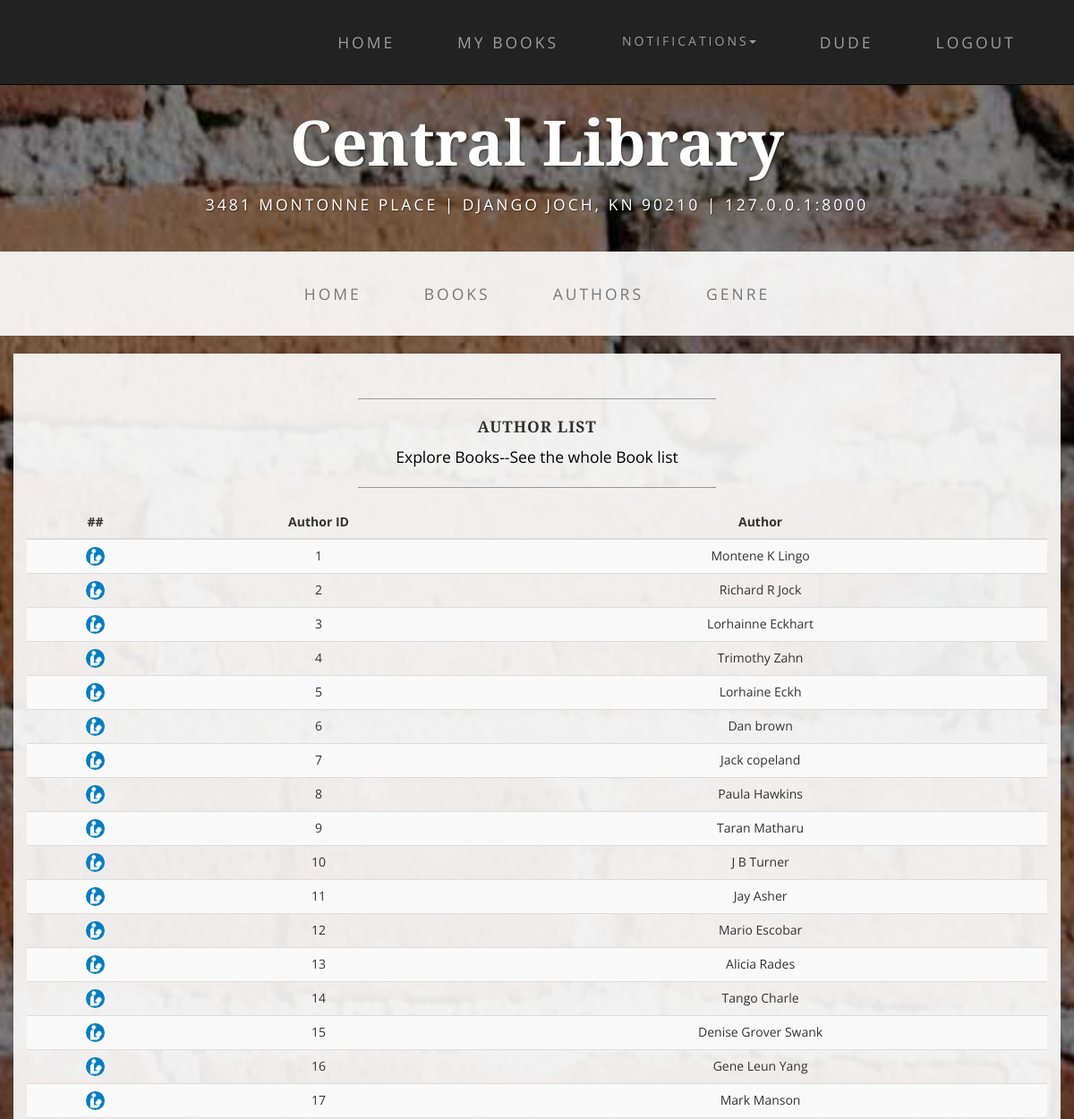
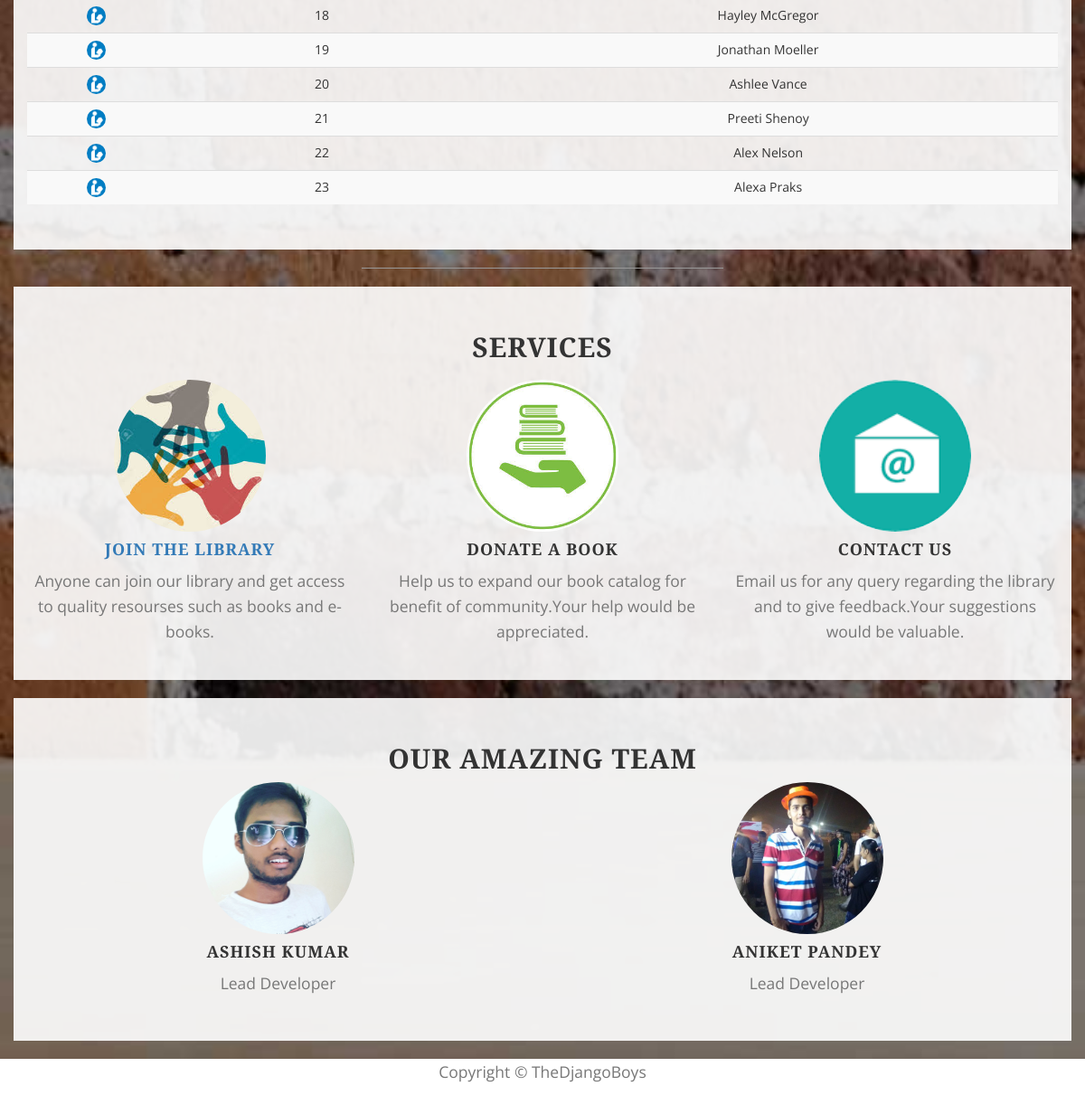
Screenshot of /lib/authors/ (signed in) with the database file from the repository (2 pictures, top to bottom).
### mylib/models.py (models this page shows, shortened)
class Author(models.Model):
    name=models.CharField(max_length=200)

### mylib/views.py (the view)
@login_required
def authors(request):
    all_authors = Author.objects.all()
    return render(request, 'authors.html', context={'all_authors': all_authors})

### mylib/global_context.py (called while the page is built)
def notice_context(request):
    if request.user.is_authenticated:
        que= Notification.objects.filter(user=request.user)
        re_note = que.values_list('notice', flat=True)
        note=re_note[::-1]
        if note:
            if len(note)>5:
                notice=note[:5]
            else:
                notice=note
        else:
            notice=['Request Book issue for notifications',]
    else:
        notice = ['Request Book issue for notifications',]
        note=['please login']
    return {'notice':notice,'note':note}

### mylib/templates/authors.html (shortened to what this page needs)
{% extends "index.html" %}
{% load staticfiles %}
{% block content %}
<div class="container box ">
    <div class="row">
        <div class="col-lg-12">
            <hr>
            <h2 class="intro-text text-center">
                <strong>Author List</strong>
            </h2 >
            <a href="{% url 'books' %}"><p class="text-center"> Explore Books--See the whole Book list</p></a>
            <hr>
            <table class="table table-striped">
                <thead class="thead-inverse">
                <tr>
                    <th class="text-center">##</th>
                    <th class="text-center">Author ID</th>
                    <th class="text-center">Author</th>
                </tr>
                </thead>
                <tbody>
                {% for author in all_authors %}
                <tr>
                    <th scope="row"><img src="{% static 'mylib/img/team/lib.jpg' %}" class="img-responsive img-circle center-block" alt="" align="middle" style="width:1.5em;height:1.5em;"></th>
                    <td class="text-center">{{author.id}}</td>
                    <td  class="text-center">{{author.name}}</td>
                </tr>
                {% endfor %}
                </tbody>
            </table>
        </div>
    </div>
</div>
{% endblock content %}

### mylib/templates/index.html (shortened to what this page needs)
<!DOCTYPE html>
<html lang="en">
{% load staticfiles %}
<head>
    <link href="{% static 'mylib/css/bootstrap.min.css' %}" rel="stylesheet">
    <link href="{% static 'mylib/css/business-casual.css' %}" rel="stylesheet">
</head>
<body>
    <nav id="mainNav" class="navbar navbar-inverse navbar-custom navbar-fixed-top">
        <div class="container">
            <div class="collapse navbar-collapse" id="bs-example-navbar-collapse-1">
                 <ul class="nav navbar-nav navbar-right">
                    <li>
                        <a href="{% url 'index' %}">Home</a>
                    </li>
                    {% if user.is_authenticated %}
                    <li><a href="{% url 'my_books' %}">My Books</a></li>
                     <li class="dropdown">
                         <a class="btn btn-link dropdown-toggle" data-toggle="dropdown"type="button">Notifications<span class="caret"></span></a>
                     </li>
                    {% endif %}
                    {% if user.is_authenticated %}
                    <li><a href="#">{{user.get_username}}</a></li>
                    <li><a href="{% url 'logout' %}?next={{request.path}}">Logout</a></li>
                    {% else %}
                    <li><a href="{% url 'login' %}?next={{request.path}}">Login</a></li>
                     <li><a href="{% url 'sign_in' %}?next={{request.path}}">Sign_in</a></li>
                    {% endif %}
                </ul>
            </div>
        </div>
    </nav>
    <div class="brand main">Central Library</div>
    <div class="address-bar">3481 Montonne Place | Django joch, KN 90210 | 127.0.0.1:8000</div>
    <nav class="navbar navbar-default" role="navigation">
        <div class="container">
            <div class="collapse navbar-collapse" id="bs-example-navbar-collapse-1">
                <ul class="nav navbar-nav">
                    <li>
                        <a href="{% url 'index' %}">Home</a>
                    </li>
                    <li>
                        <a href="{% url 'books' %}">Books</a>
                    </li>
                    <li>
                        <a href="{% url 'authors' %}">Authors</a>
                    </li>
                    <li>
                        <a href=#>Genre</a>
                    </li>
                </ul>
            </div>
        </div>
    </nav>
    {% block content  %}{% endblock %}
    <hr>
    <section id="services">
        <div class="container box ">
            <div class="row ">
                <div class="col-lg-12 text-center">
                    <h2 class="section-heading">Services</h2>
                </div>
            </div>
            <div class="row text-center">
                <div class="col-md-4">
                    <span>
                        <img src={% static "mylib/img/service/1.jpg" %}   class="img-responsive img-circle center-block" style="width:12em;height:12em" alt="" align="middle">
                    </span>
                    <h4 class="service-heading"><a href="{% url 'sign_in' %}">Join The Library</a></h4>
                    <p class="text-muted">Anyone can join our library and get access to quality resourses such as books and e-books.</p>
                </div>
                <div class="col-md-4">
                    <span>
                        <img src={% static "mylib/img/service/2.jpg" %}   class="img-responsive img-circle center-block" style="width:12em;height:12em" alt="" align="middle">
                    </span>
                    <h4 class="service-heading">Donate a Book</h4>
                    <p class="text-muted">Help us to expand our book catalog for benefit of community.Your help would be appreciated. </p>
                </div>
                <div class="col-md-4">
                    <span>
                        <img src={% static "mylib/img/service/3.png" %}   class="img-responsive img-circle  center-block" style="width:12em;height:12em" alt="" align="middle">
                    </span>
                    <h4 class="service-heading">Contact Us</h4>
                    <p class="text-muted">Email us for any query regarding the library and to give feedback.Your suggestions would be valuable.</p>
                </div>
            </div>
        </div>
        </section>
    <section id="team" class="bg-light-gray">
        <div class="container box">
            <div class="row">
                <div class="col-lg-12 text-center">
                    <h2 class="section-heading">Our Amazing Team</h2>
                </div>
            </div>
            <div class="row">
                <div class="col-sm-6">
                    <div class="team-member text-center">
                        <img src={% static "mylib/img/team/1.jpg" %}   class="img-responsive img-circle center-block" style="width:12em;height:12em" alt="" align="middle">
                        <h4>Ashish Kumar</h4>
                        <p class="text-muted">Lead Developer</p>
                    </div>
                </div>
                <div class="col-sm-6 text-center">
                    <div class="team-member">
                        <img src="{% static "mylib/img/team/2.jpg" %}" class="img-responsive img-circle center-block"  style="width:12em;height:12em" alt="">
                        <h4>Aniket Pandey</h4>
                        <p class="text-muted">Lead Developer</p>
                    </div>
                </div>
            </div>
            <div class="row">
                <div class="col-lg-8 col-lg-offset-2 text-center">
                </div>
            </div>
        </div>
    </section>
    <div class="col-lg-12 text-center " style="background:white;height:40px">
        <p class="text-muted">Copyright &copy; TheDjangoBoys</p>
    </div>
</body>
</html>

### mylib/templates/index.html (style rules this page uses)
#mainNav { background-color:light; }
.main { margin-top:80px; }

### rows the page displays
Author: id "1", name "Montene K Lingo"
Author: id "2", name "Richard R Jock"
Author: id "3", name "Lorhainne Eckhart"
Author: id "4", name "Trimothy Zahn"
Author: id "5", name "Lorhaine Eckh"
Author: id "6", name "Dan brown"
Author: id "7", name "Jack copeland"
Author: id "8", name "Paula Hawkins"
Author: id "9", name "Taran Matharu"
Author: id "10", name "J B Turner"
Author: id "11", name "Jay Asher"
Author: id "12", name "Mario Escobar"
Author: id "13", name "Alicia Rades"
Author: id "14", name "Tango Charle"
Author: id "15", name "Denise Grover Swank"
Author: id "16", name "Gene Leun Yang"
Author: id "17", name "Mark Manson"
Author: id "18", name "Hayley McGregor"
Author: id "19", name "Jonathan Moeller"
Author: id "20", name "Ashlee Vance"
Author: id "21", name "Preeti Shenoy"
Author: id "22", name "Alex Nelson"
Author: id "23", name "Alexa Praks"

### other values shown
{{ user.get_username }} "DUDE"
